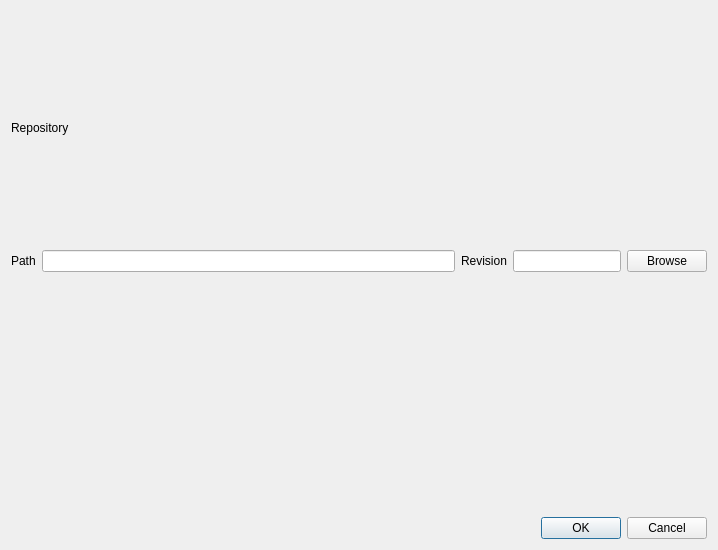
<?xml version="1.0" encoding="UTF-8"?>
<ui version="4.0">
 <class>BrowserDialog</class>
 <widget class="QDialog" name="BrowserDialog">
  <property name="geometry">
   <rect>
    <x>0</x>
    <y>0</y>
    <width>718</width>
    <height>550</height>
   </rect>
  </property>
  <property name="windowTitle">
   <string>Dialog</string>
  </property>
  <layout class="QGridLayout" name="gridLayout">
   <item row="0" column="0">
    <layout class="QHBoxLayout" name="horizontalLayout_3">
     <item>
      <widget class="QLabel" name="label_2">
       <property name="text">
        <string>Repository</string>
       </property>
      </widget>
     </item>
     <item>
      <widget class="QLabel" name="repository_L">
       <property name="text">
        <string/>
       </property>
       <property name="alignment">
        <set>Qt::AlignRight|Qt::AlignTrailing|Qt::AlignVCenter</set>
       </property>
      </widget>
     </item>
    </layout>
   </item>
   <item row="1" column="0">
    <layout class="QHBoxLayout" name="horizontalLayout_2">
     <item>
      <widget class="QLabel" name="label">
       <property name="text">
        <string>Path</string>
       </property>
      </widget>
     </item>
     <item>
      <widget class="QLineEdit" name="path_LE">
       <property name="sizePolicy">
        <sizepolicy hsizetype="Expanding" vsizetype="Fixed">
         <horstretch>1</horstretch>
         <verstretch>0</verstretch>
        </sizepolicy>
       </property>
       <property name="alignment">
        <set>Qt::AlignRight|Qt::AlignTrailing|Qt::AlignVCenter</set>
       </property>
      </widget>
     </item>
     <item>
      <widget class="QLabel" name="label_3">
       <property name="text">
        <string>Revision</string>
       </property>
      </widget>
     </item>
     <item>
      <widget class="QLineEdit" name="revision_LE">
       <property name="alignment">
        <set>Qt::AlignRight|Qt::AlignTrailing|Qt::AlignVCenter</set>
       </property>
      </widget>
     </item>
     <item>
      <widget class="QPushButton" name="browse_PB">
       <property name="text">
        <string>Browse</string>
       </property>
      </widget>
     </item>
    </layout>
   </item>
   <item row="2" column="0">
    <layout class="QHBoxLayout" name="horizontalLayout">
     <item>
      <widget class="QWidget" name="repository_WL" native="true">
       <property name="sizePolicy">
        <sizepolicy hsizetype="Expanding" vsizetype="Preferred">
         <horstretch>0</horstretch>
         <verstretch>0</verstretch>
        </sizepolicy>
       </property>
       <property name="minimumSize">
        <size>
         <width>100</width>
         <height>100</height>
        </size>
       </property>
      </widget>
     </item>
     <item>
      <widget class="QWidget" name="repository_WR" native="true">
       <property name="sizePolicy">
        <sizepolicy hsizetype="Expanding" vsizetype="Preferred">
         <horstretch>1</horstretch>
         <verstretch>0</verstretch>
        </sizepolicy>
       </property>
       <property name="minimumSize">
        <size>
         <width>100</width>
         <height>100</height>
        </size>
       </property>
      </widget>
     </item>
    </layout>
   </item>
   <item row="3" column="0">
    <widget class="QDialogButtonBox" name="buttonBox">
     <property name="orientation">
      <enum>Qt::Horizontal</enum>
     </property>
     <property name="standardButtons">
      <set>QDialogButtonBox::Cancel|QDialogButtonBox::Ok</set>
     </property>
    </widget>
   </item>
  </layout>
 </widget>
 <resources/>
 <connections>
  <connection>
   <sender>buttonBox</sender>
   <signal>accepted()</signal>
   <receiver>BrowserDialog</receiver>
   <slot>accept()</slot>
   <hints>
    <hint type="sourcelabel">
     <x>248</x>
     <y>254</y>
    </hint>
    <hint type="destinationlabel">
     <x>157</x>
     <y>274</y>
    </hint>
   </hints>
  </connection>
  <connection>
   <sender>buttonBox</sender>
   <signal>rejected()</signal>
   <receiver>BrowserDialog</receiver>
   <slot>reject()</slot>
   <hints>
    <hint type="sourcelabel">
     <x>316</x>
     <y>260</y>
    </hint>
    <hint type="destinationlabel">
     <x>286</x>
     <y>274</y>
    </hint>
   </hints>
  </connection>
 </connections>
</ui>
